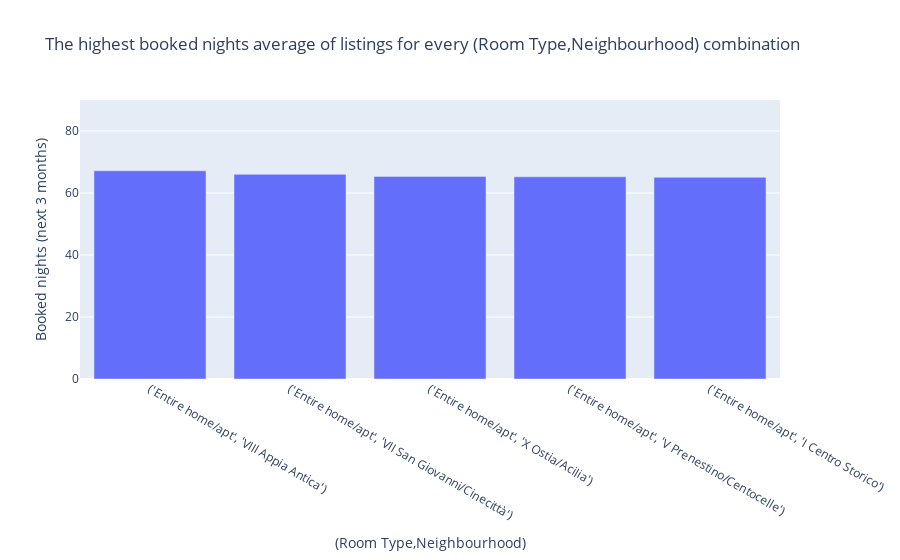

Notebook cell for this chart:
### Markdown cell above
#### what (room type ,neighbourhood) combinations have the highest averege booked nights ?

### Code cell
nBookedNightinNigh=romeListings.groupby(["room_type","neighbourhood_cleansed"])["expected_booked_nights_coming_3m"].agg(["mean","count"])
temp=nBookedNightinNigh[nBookedNightinNigh["count"]>11]["mean"].sort_values(ascending=False).head(5)
fig = px.bar(x = list(map(str,list(temp.keys()))), y = temp.values, title = "The highest booked nights average of listings for every (Room Type,Neighbourhood) combination", labels={
	"y": "Booked nights (next 3 months)",
	"x": "(Room Type,Neighbourhood)"
},range_y=[0,90])
fig.show()

### Figure 1 — Plotly figure (JSON) as saved in the notebook; plotly's stock layout.template omitted (floating-point values rounded to 4 significant figures)
{"data": [{"alignmentgroup": "True", "hovertemplate": "(Room Type,Neighbourhood)=%{x}<br>Booked nights (next 3 months)=%{y}<extra></extra>", "legendgroup": "", "marker": {"color": "#636efa", "pattern": {"shape": ""}}, "name": "", "offsetgroup": "", "orientation": "v", "showlegend": false, "textposition": "auto", "type": "bar", "x": ["('Entire home/apt', 'VIII Appia Antica')", "('Entire home/apt', 'VII San Giovanni/Cinecittà')", "('Entire home/apt', 'X Ostia/Acilia')", "('Entire home/apt', 'V Prenestino/Centocelle')", "('Entire home/apt', 'I Centro Storico')"], "xaxis": "x", "y": [67.16, 66.02, 65.36, 65.2, 65.07], "yaxis": "y"}], "layout": {"barmode": "relative", "legend": {"tracegroupgap": 0}, "title": {"text": "The highest booked nights average of listings for every (Room Type,Neighbourhood) combination"}, "xaxis": {"anchor": "y", "domain": [0, 1], "title": {"text": "(Room Type,Neighbourhood)"}}, "yaxis": {"anchor": "x", "domain": [0, 1], "range": [0, 90], "title": {"text": "Booked nights (next 3 months)"}}}}
